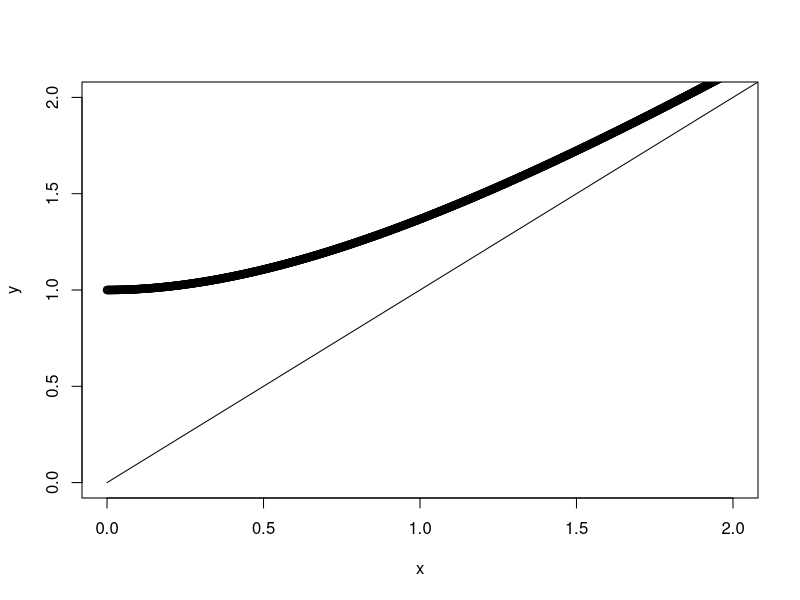
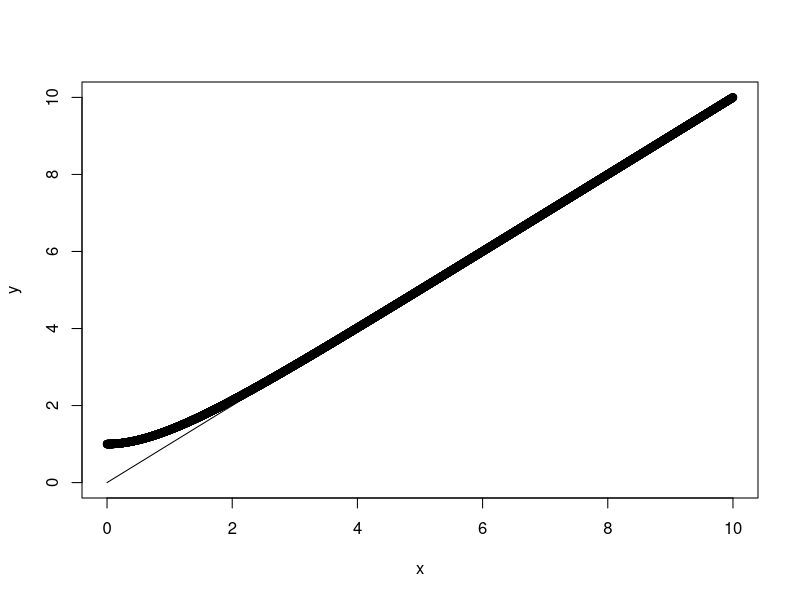

Write the R code that produced these figures, in order.

## A perfectly reasonable posfun
## takes 0 to ε
## perfectly smooth
## converges to x for x≫ε
x <- seq(0, 10, by=0.002)
ε <- 1

y <- x + ε*exp(-x/ε)

plot(x, y
	, xlim=c(0, 2)
	, ylim=c(0, 2)
)
lines(x, x)

plot(x, y
	, xlim=c(0, 10)
	, ylim=c(0, 10)
)
lines(x, x)
